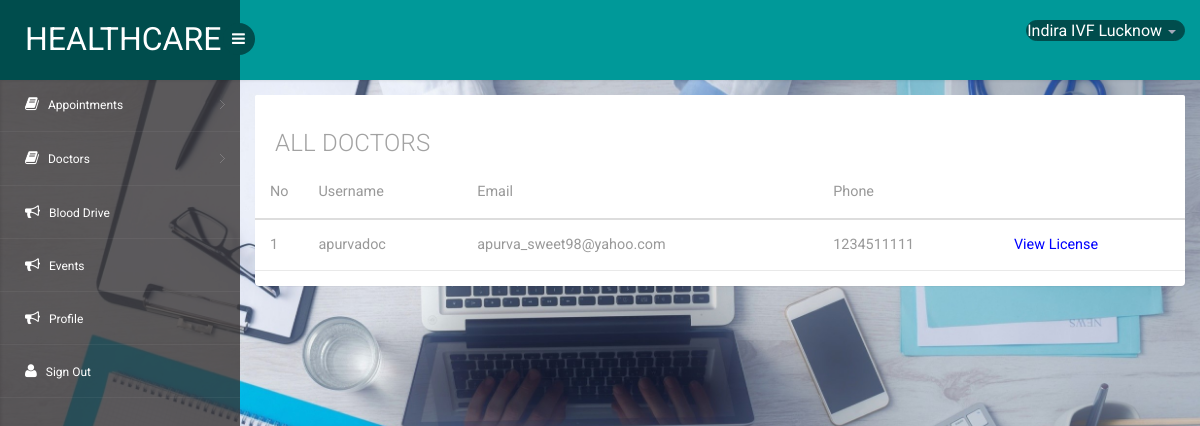
The app's page /hospital/doctors.php?type=1 (signed in) with its own data.
### tables this page shows
CREATE TABLE IF NOT EXISTS `hospital` (
  `h_id` varchar(255) NOT NULL,
  `hname` varchar(255) NOT NULL,
  `haddr` varchar(255) NOT NULL,
  `lat` double NOT NULL,
  `lng` double NOT NULL,
  `hmail` varchar(255) NOT NULL,
  `hpassword` varchar(255) NOT NULL,
  `hphone` varchar(13) NOT NULL,
  `hash` varchar(255) NOT NULL,
  `active` int(11) NOT NULL DEFAULT '0'
);

CREATE TABLE IF NOT EXISTS `doctor` (
  `did` int(11) NOT NULL AUTO_INCREMENT,
  `uid` int(11) NOT NULL,
  `hid` varchar(255) NOT NULL,
  `license` varchar(255) NOT NULL,
  `specialArea` text NOT NULL,
  `avail_from` time NOT NULL,
  `avail_till` time NOT NULL,
  `dapproved` int(11) NOT NULL DEFAULT '0',
  PRIMARY KEY (`did`)
);

CREATE TABLE IF NOT EXISTS `users` (
  `id` int(11) NOT NULL AUTO_INCREMENT,
  `username` varchar(100) NOT NULL,
  `email` varchar(255) NOT NULL,
  `password` varchar(255) DEFAULT NULL,
  `phone` varchar(13) DEFAULT NULL,
  `emer1` varchar(13) DEFAULT NULL,
  `emer2` varchar(13) DEFAULT NULL,
  `addr` text,
  `dob` date DEFAULT NULL,
  `avatar` varchar(255) NOT NULL,
  `aadhar` int(11) DEFAULT NULL,
  `hash` varchar(255) NOT NULL,
  `active` int(11) NOT NULL DEFAULT '0',
  `pincode` int(6) DEFAULT NULL,
  `bloodgroup` varchar(3) DEFAULT NULL,
  `medicalHis` text,
  `infoUpdated` int(11) NOT NULL DEFAULT '0',
  `user_type` int(11) NOT NULL,
  PRIMARY KEY (`id`)
);

### hospital/includes/allDoc.php (the view)
<div class="row">
    <div class="col-sm-12 mail-w3agile">
        <section class="panel">
            <header class="panel-heading wht-bg">
               <h4 class="gen-case">All Doctors</h4>
            </header>
            <div class="panel-body minimal">
                <div class="table-inbox-wrap ">
                    <table class="table table-inbox table-hover">
                    <th>No</th>
                    <th>Username</th>
                    <th>Email</th>
                    <th>Phone</th>
                <tbody>
                <?php
                $query = "SELECT * FROM doctor INNER JOIN users ON users.id=doctor.uid WHERE doctor.hid='{$_SESSION['h_id']}' AND dapproved=1 AND user_type=2";
                $result = mysqli_query($conn,$query);
                while ($row = mysqli_fetch_assoc($result)) {
                ?>
                <tr class="">
                    <td class="inbox-small-cells">1</td>
                    <td class="view-message dont-show"><?php echo $row['username']?></td>
                    <td class="view-message dont-show"><?php echo $row['email']?></td>
                    <td class="view-message dont-show"><?php echo $row['phone']?></td>
                    <td class="view-message dont-show" id="approve">View License</td>
                </tr>
                <?php } ?>
                </tbody>
                </table>
                </div>
            </div>
        </section>
    </div>
</div>

### hospital/includes/header.php (shortened to what this page needs)
 <?php include("includes/connection.php"); ?>
<!DOCTYPE html>
<head>
<link rel="stylesheet" href="css/bootstrap.min.css" >
<link href="css/style.css" rel='stylesheet' type='text/css' />
<link href="css/style-responsive.css" rel="stylesheet"/>
<link rel="stylesheet" href="css/font.css" type="text/css"/>
<link href="css/font-awesome.css" rel="stylesheet">
<link rel="stylesheet" href="css/morris.css" type="text/css"/>
<link rel="stylesheet" href="css/monthly.css">
<link rel="stylesheet" href="css/style2.css">
    <link href="css/wickedpicker.css" rel="stylesheet" type='text/css' media="all" />
</head>
<body>
<section id="container">
<header class="header fixed-top clearfix">
<div class="brand">
    <a href="index.php" class="logo">HealthCare</a>
    <div class="sidebar-toggle-box">
        <div class="fa fa-bars"></div>
    </div>
</div>
<div class="top-nav clearfix">
    <ul class="nav pull-right top-menu">
        <?php
            $h_id = $_SESSION['h_id'];
            $query = "SELECT * FROM hospital WHERE h_id='{$h_id}'";
            $result = mysqli_query($conn,$query);
            $row = mysqli_fetch_assoc($result);
        ?>
        <li class="dropdown">
            <a data-toggle="dropdown" class="dropdown-toggle" href="#">
                <span class="name"><?php echo $row['hname']?></span>
                <b class="caret"></b>
            </a>
        </li>
    </ul>
</div>
</header>
<aside>
    <div id="sidebar" class="nav-collapse">
        <div class="leftside-navigation">
            <ul class="sidebar-menu" id="nav-accordion">
                <li class="sub-menu">
                    <a href="javascript:;">
                        <i class="fa fa-book"></i>
                        <span>Appointments</span>
                    </a>
                </li>
                <li class="sub-menu">
                    <a href="javascript:;">
                        <i class="fa fa-book"></i>
                        <span>Doctors</span>
                    </a>
                </li>
                <li>
                    <a href="blood.php">
                        <i class="fa fa-bullhorn"></i>
                        <span>Blood Drive</span>
                    </a>
                </li>
                <li>
                    <a href="events.php">
                        <i class="fa fa-bullhorn"></i>
                        <span>Events</span>
                    </a>
                </li>
                <li>
                    <a href="profile.php">
                        <i class="fa fa-bullhorn"></i>
                        <span>Profile</span>
                    </a>
                </li>
                <li>
                    <a href="../signout.php">
                        <i class="fa fa-user"></i>
                        <span>Sign Out</span>
                    </a>
                </li>
            </ul>            </div>
    </div>
</aside>

### hospital/css/style.css (style rules this page uses)
h4, h5, h6, h1, h2, h3 { margin: 0; }
ul, ol { margin: 0; }
html, body { font-family: 'Roboto', sans-serif; font-size: 100%; overflow-x: hidden; background: url(../images/bgdoc.jpg) no-repeat 0px 0px; background-size:cover; }
body a { transition: 0.5s all ease; -webkit-transition: 0.5s all ease; -moz-transition: 0.5s all ease; -o-transition: 0.5s all ease; -ms-transition: 0.5s all ease; text-decoration:none; }
h1,h2,h3,h4,h5,h6 { margin:0; }
ul,label { margin:0; padding:0; }
#sidebar { width:240px; height:100%; position:fixed; background:rgba(52, 48, 48, 0.78); -webkit-transition:all .3s ease-in-out; -moz-transition:all .3s ease-in-out; -o-transition:all .3s ease-in-out; transition:all .3s ease-in-out; }
#sidebar ul li { position: relative; }
.leftside-navigation,.right-stat-bar { height: 100%; }
ul.sidebar-menu,ul.sidebar-menu li ul.sub { margin:-2px 0 0; padding:0; }
ul.sidebar-menu { padding-top:80px; }
ul.sidebar-menu li { border-bottom:1px solid rgba(255,255,255,0.05); }
ul.sidebar-menu li.sub-menu { line-height:15px; }
ul.sidebar-menu li a span { display:inline-block; }
ul.sidebar-menu li a { color:#fff; text-decoration:none; display:block; padding:18px 0 18px 25px; font-size:12px; outline:none; -webkit-transition:all 0.3s ease; -moz-transition:all 0.3s ease; -o-transition:all 0.3s ease; -ms-transition:all 0.3s ease; transition:all 0.3s ease; }
ul.sidebar-menu li a i { font-size:15px; padding-right:6px; }
.header { left:0; right:0; z-index:1002; background:#009999; -webkit-transition:all .3s ease-in-out; -moz-transition:all .3s ease-in-out; -o-transition:all .3s ease-in-out; transition:all .3s ease-in-out; }
.fixed-top { position:fixed; box-shadow:1px 0 3px rgba(0,0,0,.15); }
.brand { background:#004d4d; float:left; width:240px; height:80px; position:relative; }
a.logo { font-size:32px; color:#fff; float:left; margin:20px 0 0 25px; text-transform:uppercase; }
#top_menu .nav>li,ul.top-menu>li { float:left; }
ul.top-menu { margin-right:15px; margin-top: 0; }
ul.top-menu > li > a { color: #fff; font-size: 16px; background: #004d4d; padding: 4px 8px; margin-right: 15px; border-radius: 50%; -webkit-border-radius: 50%; padding-right: 8px !important; }
.top-nav { margin-top:20px; }
.top-nav ul.top-menu>li>a { border-radius: 100px; -webkit-border-radius: 100px; padding: 0px; background: none; margin-right: 0; border: 1px solid #004d4d; background: #004d4d; }
.top-nav ul.top-menu>li { margin-left:10px; }
.top-nav .nav .caret { border-bottom-color:#A4AABA; border-top-color:#A4AABA; }
.sidebar-toggle-box { float:left; margin-top:23px; margin-left:-15px; background:#004d4d; border-radius:50%; -webkit-border-radius:50%; width:32px; height:32px; position:absolute; right:-15px; }
.sidebar-toggle-box .fa-bars { cursor:pointer; display:inline-block; font-size:15px; padding:8px 8px 8px 9px; color:#fff; }
.panel-heading { position: relative; height: 57px; line-height: 57px; letter-spacing: 0.2px; color: #000; font-size: 18px; font-weight: 400; padding: 0 16px; background:#ddede0; border-top-right-radius: 2px; border-top-left-radius: 2px; text-transform: uppercase; text-align: center; }
.panel { border: none ! important; }
.table>tbody>tr>td, .table>tbody>tr>th, .table>tfoot>tr>td, .table>tfoot>tr>th, .table>thead>tr>td, .table>thead>tr>th { border-bottom: 1px solid #e9e9e9 ! important; }
.table > thead > tr > th, .table > tbody > tr > th, .table > tfoot > tr > th, .table > thead > tr > td, .table > tbody > tr > td, .table > tfoot > tr > td { border-top: none !important; }
.table td, .table>tbody>tr>td, .table>tbody>tr>th, .table>tfoot>tr>td, .table>tfoot>tr>th, .table>thead>tr>td, .table>thead>tr>th { padding: 15px!important; }
.table > thead > tr > th, .table > tbody > tr > th, .table > tfoot > tr > th, .table > thead > tr > td, .table > tbody > tr > td, .table > tfoot > tr > td { font-size: 0.9em; color: #999; border-top: none !important; }
.wht-bg { background: #fff; padding: 20px; }
.wht-bg h4 { font-size:24px; color:#a2a2a2; font-weight:300; text-align:left; }
.table-inbox-wrap { margin:0 -15px; }
.table-inbox { margin:0; }
.table-inbox tr td { padding:12px !important; }
.table-inbox tr td:first-child { width:5%; }

### hospital/doctors.php (style rules this page uses)
#approve { color: blue; }

### records on screen
hospital: hname "Indira IVF Lucknow"
doctor: users.username "apurvadoc", users.email "apurva_sweet98@yahoo.com", users.phone "1234511111"
